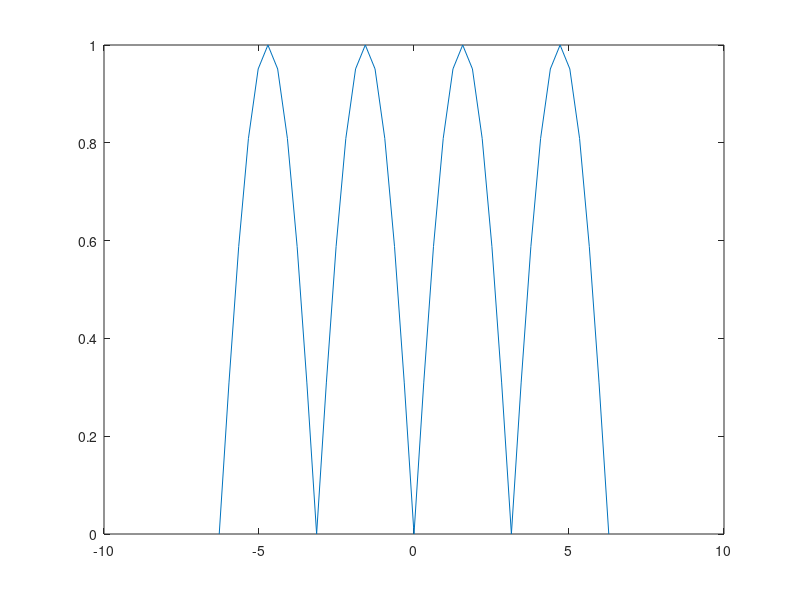

Write the MATLAB code that produced this figure.
% chapter one 1.4E
u = 1;
v = 3;
res = 4*u/(3*v)

% no semicolon on line 4 | just hit enter.
% with semicolon we dont get output
% = 0.4444

%b

res = 2*(v)^-2 / (u + v)^2

% its a little bit tricky with the exponents
% = 1.0385

% c

res = v^3 / ( v^3 - u^3)

% awesome | 1.0385

% D

res =  (4/3)*pi*v^2

%used same variables, u & v for alls
% 37.6991

%1.7E

pwd

%'C:\Users\Austin\Documents\MATLAB\2017'

%1.8E

%mkdir('C:\Users\Austin\Documents\Matlab\')
%File test2 
%Add Folder

%1.9E


('Users\Austin\Documents\MATLAB\2017')


t=-2*pi:pi/10:2*pi;
%calculate | sin(t)|
x=abs(sin(t));
%plot result 
plot (t,x)

diary ChapterOneExcersises.out
%saves output for easy access

diary off
%turn off diary.





